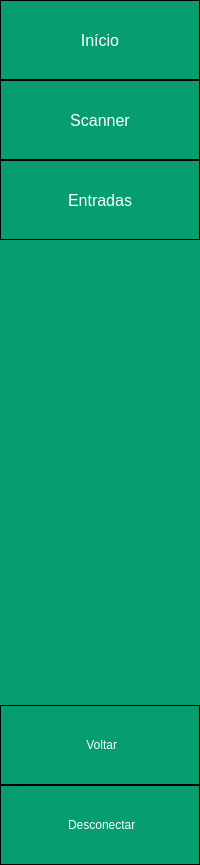
     <widget class="QWidget" name="menu_todo" native="true">
      <property name="minimumSize">
       <size>
        <width>200</width>
        <height>50</height>
       </size>
      </property>
      <property name="styleSheet">
       <string notr="true">QWidget{
	background-color:#069E6E;
}</string>
      </property>
      <layout class="QVBoxLayout" name="verticalLayout_4">
       <property name="spacing">
        <number>0</number>
       </property>
       <property name="leftMargin">
        <number>0</number>
       </property>
       <property name="topMargin">
        <number>0</number>
       </property>
       <property name="rightMargin">
        <number>0</number>
       </property>
       <property name="bottomMargin">
        <number>0</number>
       </property>
       <item>
        <layout class="QVBoxLayout" name="verticalLayout_2">
         <property name="spacing">
          <number>0</number>
         </property>
         <item>
          <widget class="QPushButton" name="btnHomeLAberto">
           <property name="minimumSize">
            <size>
             <width>0</width>
             <height>80</height>
            </size>
           </property>
           <property name="font">
            <font>
             <family>Arial</family>
             <pointsize>12</pointsize>
            </font>
           </property>
           <property name="styleSheet">
            <string notr="true">QPushButton{
	background-color:#069E6E;
	color:#ffffff;
	border: 1px solid black;
}

QPushButton:hover{
	background-color:#047b55;
}

QPushButton:pressed{
	background-color: rgb(2, 45, 29);
}</string>
           </property>
           <property name="text">
            <string>Início</string>
           </property>
           <property name="icon">
            <iconset resource="../imagens/imagens_usadas.qrc">
             <normaloff>:/imagens/imgBtnHome.png</normaloff>:/imagens/imgBtnHome.png</iconset>
           </property>
           <property name="iconSize">
            <size>
             <width>36</width>
             <height>36</height>
            </size>
           </property>
           <property name="checkable">
            <bool>true</bool>
           </property>
           <property name="autoExclusive">
            <bool>true</bool>
           </property>
          </widget>
         </item>
         <item>
          <widget class="QPushButton" name="btnScannerLAberto">
           <property name="minimumSize">
            <size>
             <width>0</width>
             <height>80</height>
            </size>
           </property>
           <property name="font">
            <font>
             <family>Arial</family>
             <pointsize>12</pointsize>
            </font>
           </property>
           <property name="styleSheet">
            <string notr="true">QPushButton{
	background-color:#069E6E;
	color:#ffffff;
	border: 1px solid black;
}

QPushButton:hover{
	background-color:#047b55;
}

QPushButton:pressed{
	background-color: rgb(2, 45, 29);
}
</string>
           </property>
           <property name="text">
            <string>Scanner</string>
           </property>
           <property name="icon">
            <iconset resource="../imagens/imagens_usadas.qrc">
             <normaloff>:/imagens/imgBtnRFacial.png</normaloff>:/imagens/imgBtnRFacial.png</iconset>
           </property>
           <property name="iconSize">
            <size>
             <width>36</width>
             <height>36</height>
            </size>
           </property>
           <property name="checkable">
            <bool>true</bool>
           </property>
           <property name="autoExclusive">
            <bool>true</bool>
           </property>
          </widget>
         </item>
         <item>
          <widget class="QPushButton" name="btnEntradasLAberto">
           <property name="minimumSize">
            <size>
             <width>0</width>
             <height>80</height>
            </size>
           </property>
           <property name="font">
            <font>
             <family>Arial</family>
             <pointsize>12</pointsize>
            </font>
           </property>
           <property name="styleSheet">
            <string notr="true">QPushButton{
	background-color:#069E6E;
	color:#ffffff;
	border: 1px solid black;
}

QPushButton:hover{
	background-color:#047b55;
}

QPushButton:pressed{
	background-color: rgb(2, 45, 29);
}


</string>
           </property>
           <property name="text">
            <string>Entradas</string>
           </property>
           <property name="icon">
            <iconset resource="../imagens/imagens_usadas.qrc">
             <normaloff>:/imagens/imgBtnEntrada.png</normaloff>:/imagens/imgBtnEntrada.png</iconset>
           </property>
           <property name="iconSize">
            <size>
             <width>36</width>
             <height>36</height>
            </size>
           </property>
           <property name="checkable">
            <bool>true</bool>
           </property>
           <property name="autoExclusive">
            <bool>true</bool>
           </property>
          </widget>
         </item>
        </layout>
       </item>
       <item>
        <spacer name="verticalSpacer_2">
         <property name="orientation">
          <enum>Qt::Vertical</enum>
         </property>
         <property name="sizeHint" stdset="0">
          <size>
           <width>20</width>
           <height>465</height>
          </size>
         </property>
        </spacer>
       </item>
       <item>
        <widget class="QPushButton" name="btnVoltarLAberto">
         <property name="minimumSize">
          <size>
           <width>0</width>
           <height>80</height>
          </size>
         </property>
         <property name="styleSheet">
          <string notr="true">QPushButton{
	background-color:#069E6E;
	color:#ffffff;
	border: 1px solid black;
}

QPushButton:hover{
	background-color:#047b55;
}

QPushButton:pressed{
	background-color: rgb(2, 45, 29);
}

QPushButton:checked{
	background-color:  rgb(2, 45, 29);
}

</string>
         </property>
         <property name="text">
          <string> Voltar</string>
         </property>
         <property name="icon">
          <iconset resource="../imagens/imagens_usadas.qrc">
           <normaloff>:/imagens/imgBtnVoltar.png</normaloff>:/imagens/imgBtnVoltar.png</iconset>
         </property>
         <property name="iconSize">
          <size>
           <width>36</width>
           <height>36</height>
          </size>
         </property>
        </widget>
       </item>
       <item>
        <widget class="QPushButton" name="btnDesconectarLAberto">
         <property name="minimumSize">
          <size>
           <width>0</width>
           <height>80</height>
          </size>
         </property>
         <property name="styleSheet">
          <string notr="true">QPushButton{
	background-color:#069E6E;
	color:#ffffff;
	border: 1px solid black;
}

QPushButton:hover{
	background-color:#047b55;
}

QPushButton:pressed{
	background-color: rgb(2, 45, 29);
}

QPushButton:checked{
	background-color:  rgb(2, 45, 29);
}

</string>
         </property>
         <property name="text">
          <string> Desconectar</string>
         </property>
         <property name="icon">
          <iconset resource="../imagens/imagens_usadas.qrc">
           <normaloff>:/imagens/imgBtnDesconectar.png</normaloff>:/imagens/imgBtnDesconectar.png</iconset>
         </property>
         <property name="iconSize">
          <size>
           <width>32</width>
           <height>32</height>
          </size>
         </property>
        </widget>
       </item>
      </layout>
     </widget>
